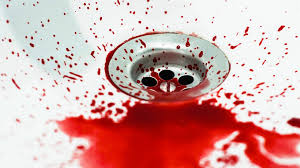
#> input picture Training Images/blood0.jpg, 300 x 168 px, given in place of the camera
$ python red_mask.py
#> lines starting #> are read from the running program, lines starting #| are printed output that depends on the picture; after the words box and inside, x2 and y2 are one past the last pixel; in counts of white or black regions, pixels touching at a corner belong together
#!/usr/bin/env python
# coding: utf-8

# In[ ]:


import cv2
import numpy as np

def empty(a):
    pass

cap = cv2.VideoCapture(0)
w, h = 720, 480

count = 0

while True:
    success, image = cap.read()
#> image is the input picture: shape (168, 300, 3); mean B, G, R 168.6, 171.3, 215.5
    if not success:
        break

    result = image.copy()

    image = cv2.cvtColor(image, cv2.COLOR_BGR2HSV)
#> image: shape (168, 300, 3); mean H, S, V 63.3, 74.5, 219.7
    low_red = np.array([162, 155,84])
    high_red = np.array([179, 255, 255])

    mask = cv2.inRange(image, low_red, high_red)
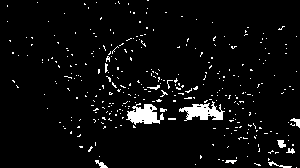
#> mask: shape (168, 300); 4.6% white; 336 white regions (325 under 20 px), largest, box (x1, y1, x2, y2) and area: (126, 103, 164, 125) 484, (179, 101, 225, 121) 479, (277, 140, 286, 148) 49
    result = cv2.bitwise_and(result,result,mask=mask)
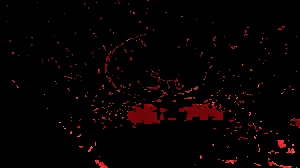
#> result: shape (168, 300, 3); mean B, G, R 1.2, 0.9, 7.1

    cv2.imshow('mask',mask)
    cv2.imshow('result',result)

    print(type(mask))
#| <class 'numpy.ndarray'>
    #mask is 720 x 1280
    if (count >= 30):
        count = 0

    count += 1
    cv2.waitKey(200)
    if cv2.waitKey(1) and 0xFF == ord('q'):
#> (key q is pressed here)
        break


# In[ ]:
